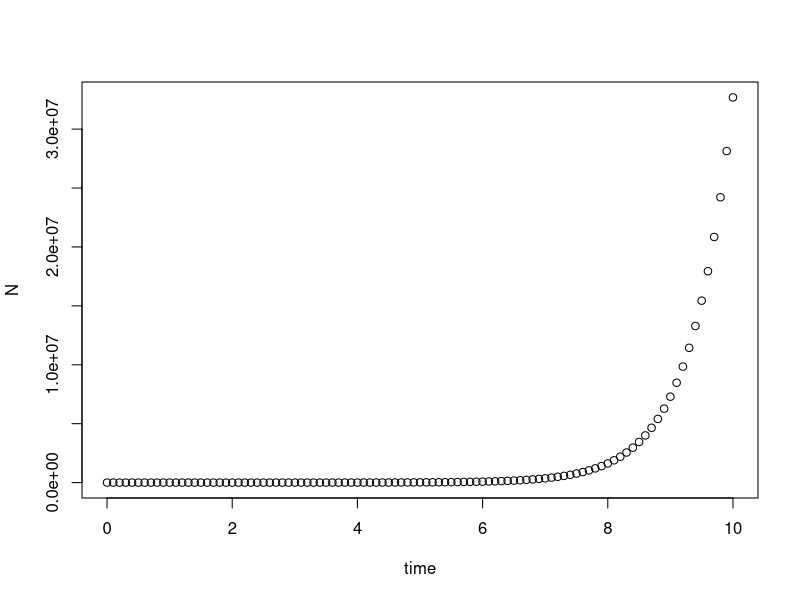
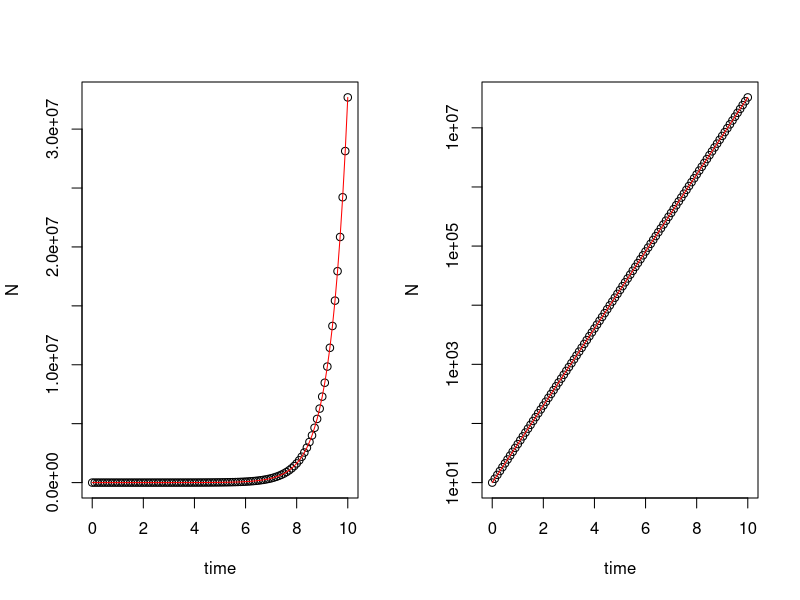
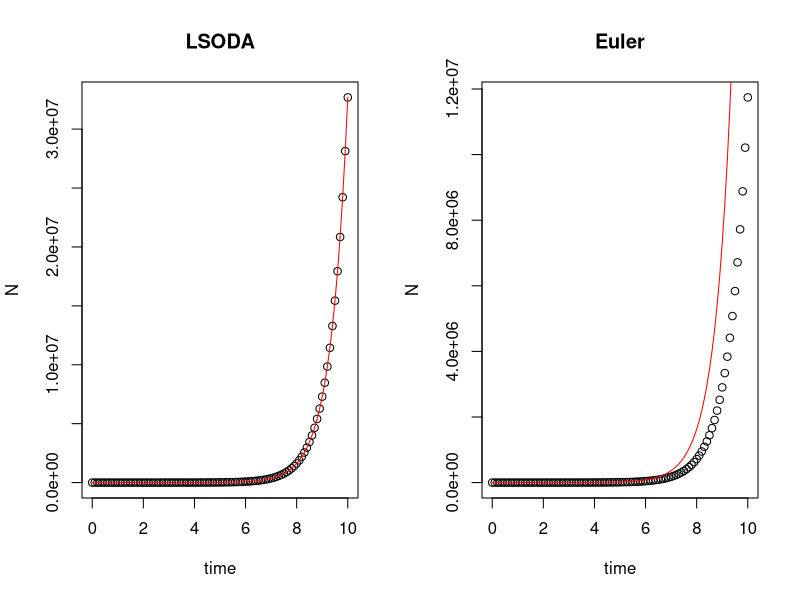
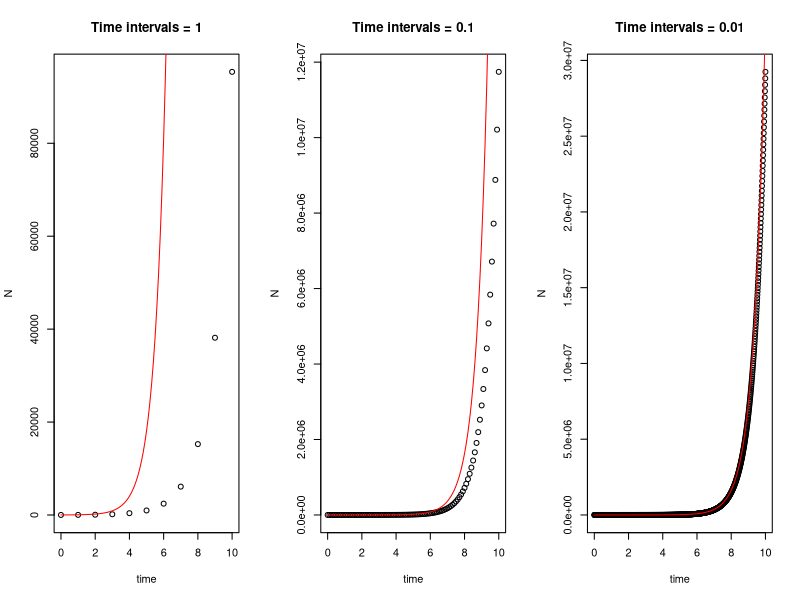
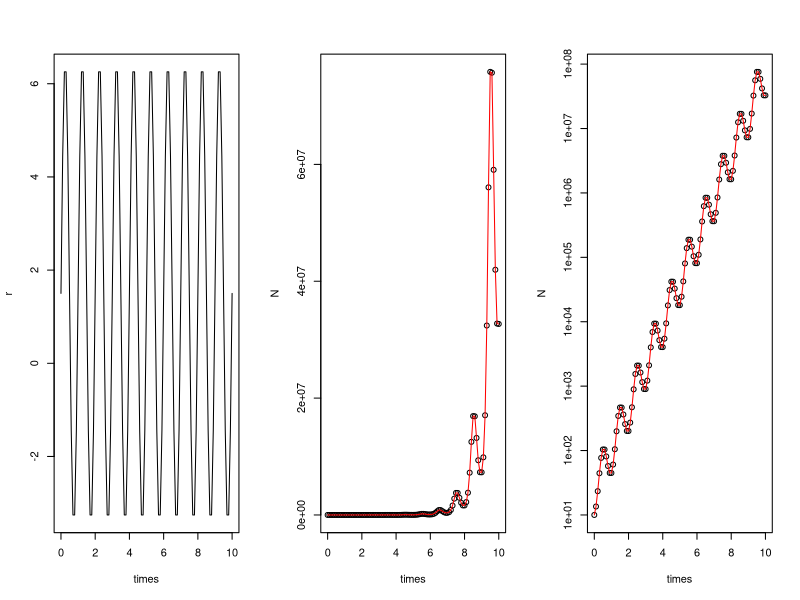
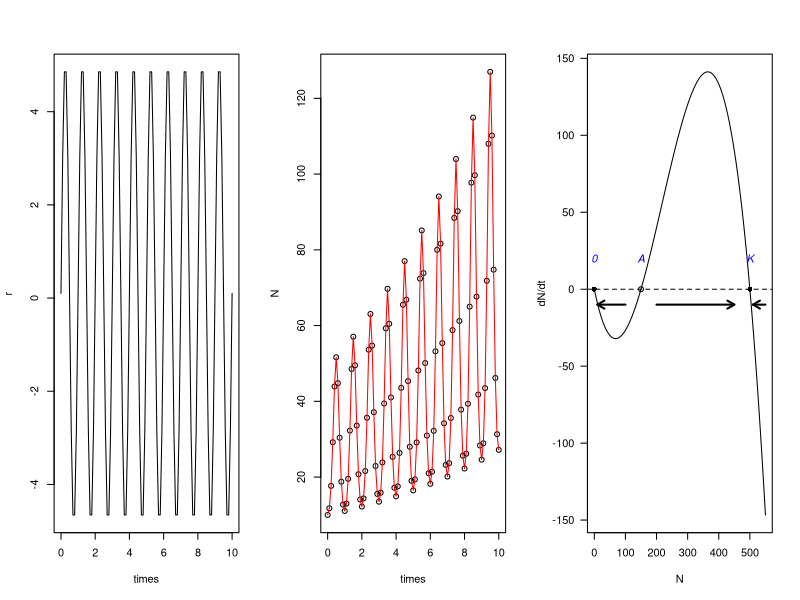
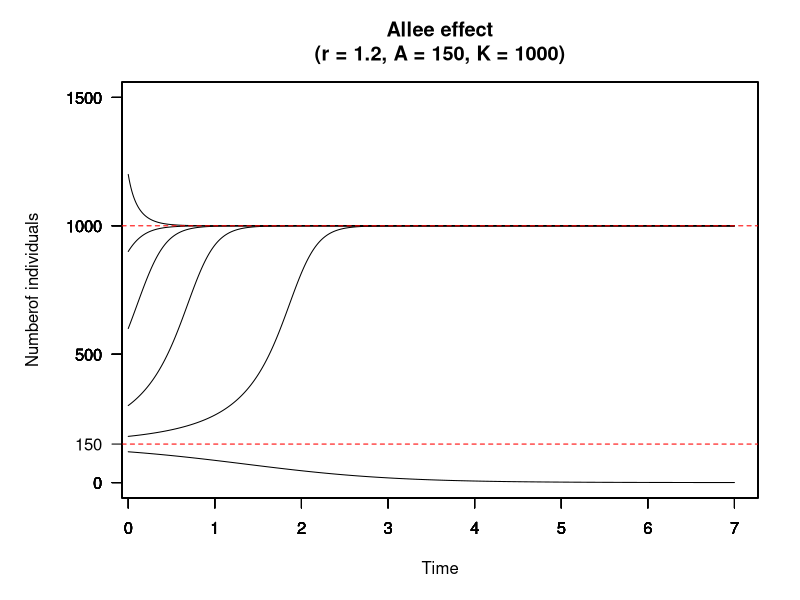
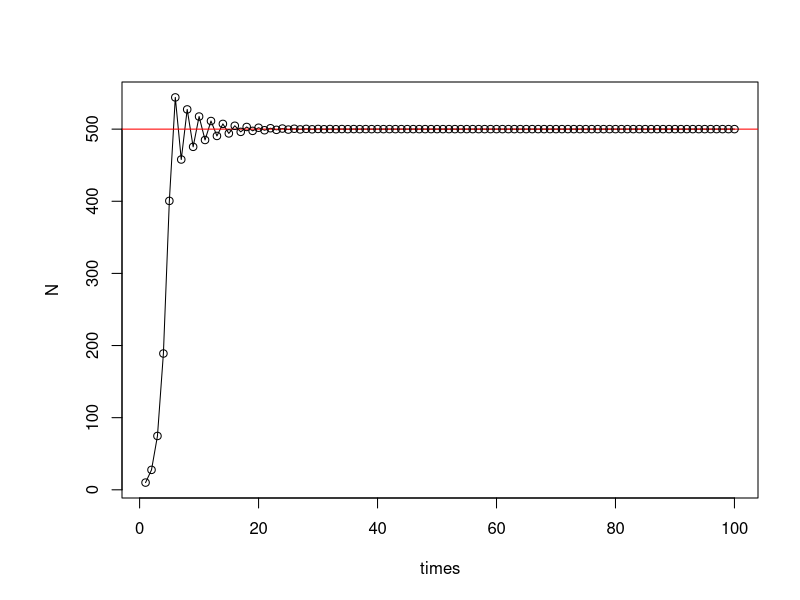

Write the R code that produced these figures, in order.
## ---- chunk 1
library(tidyverse)
library(knitr)
library(kableExtra)

syllabus <- tibble(
  Date = c("**Week 1** <span style='vertical-align:-30%'> </span>
           <br> 9/4",
           "**Week 2** <span style='vertical-align:-30%'> </span>
           <br> 9/11",
           "**Week 3** <span style='vertical-align:-30%'> </span>
           <br> 9/18",
           "**Week 4** <span style='vertical-align:-30%'> </span>
           <br> 9/25",
           "**Week 5** <span style='vertical-align:-30%'> </span>
           <br> 10/2",
           "**Week 6** <span style='vertical-align:-30%'> </span>
           <br> 10/9",
           "**Week 7** <span style='vertical-align:-30%'> </span>
           <br> 10/16",
           "**Week 8** <span style='vertical-align:-30%'> </span>
           <br> 10/23",
           "**Week 9** <span style='vertical-align:-30%'> </span>
           <br> 10/30",
           "**Week 10** <span style='vertical-align:-30%'> </span>
           <br> 11/6",
           "**Week 11** <span style='vertical-align:-30%'> </span>
           <br> 11/13",
           "**Week 12** <span style='vertical-align:-30%'> </span>
           <br> 11/20",
           "**Week 13** <span style='vertical-align:-30%'> </span>
           <br> 11/27",
           "**Week 14** <span style='vertical-align:-30%'> </span>
           <br> 12/4",
           "**Week 15** <span style='vertical-align:-30%'> </span>
           <br> 12/11",
           "**Week 16** <span style='vertical-align:-30%'> </span>
           <br> 12/18"),
  
  `Lecture topic` = c("Introduction: what is theoretical ecology?", #week1
                      "Exponential population growth", #week2
                      "Logistic population growth and stability analysis", #week3
                      "Discrete population growth and stability analysis", #week4
                      "Metapopulations and patch occupancy models", #week5
                      "Harvesting and bifurcation", #week6
                      "Age-structured population models", #week7
                      "Lotka-Volterra model of competition: graphical analysis", #week8
                      "**Midterm exam**", #week9
                      "Lotka-Volterra model of competition: invasion analysis and linear stability analysis", #week10
                      "Predator-prey interactions (I)", #week11
                      "Predator-prey interactions (II)", #week12
                      "Multispecies models of predation: apparent competition", #week13
                      "Mechanistic models for consumer-resource dynamics", #week14
                      "Research applcations: plant-soil feedback as an example", #week15
                      "**Final exam**"), #week16
    
  Lab = c(" \\- ", #week1
          'Solving exponential growth equation using "deSolve" & Visualization', #week2
          "Simulating logistic growth", #week3
          "Logistic map and Ricker diagram", #week4
          "Metapopulations and patch occupancy models", #week5
          "Bifurcation diagram", #week6
          "Age-structured population model", #week7
          "Simulating competitive dynamics and invasion growth", #week8
          " \\-", #week9
          "Visualization of dynamics with complex eigenvalues", #week10
          "Lotka-Volterra model of predator-prey interactions and time-scale separation", #week11
          "Rosenzweig-MacArthur predator-prey model", #week12
          "Consumer-resource dynamics", #week13
          "Parameter space for apparent competition model", #week14
          " \\- ", #week15
          " \\- "), #week16
    
    
  Readings = c("[**Grainger et al., 2021**](https://doi.org/10.1086/717206)",
               "Gotelli [Ch.1], Case[Ch.1]", #week2
               " \\- ", #week3
               "Gotelli [Ch.2], Case[Ch.5], Otto & Day[Ch.5],
               [**May., 1976**](https://doi.org/10.1038/261459a0)", #week4
               "Gotelli [Ch.4], Case[Ch.16]", #week5
               "Pastor [Ch. 7], Strogatz [Ch. 3]", #week6
               "Gotelli [Ch.3], Case[Ch.3]", #week7
               "Gotelli [Ch.5], Case[Ch.14], 
               [**Broekman et al., 2019**]( https://doi.org/10.1111/ele.13349)", #week8
               " \\- ", #week9
               "Otto & Day [Ch.8],
               [**May., 1972**](https://www.nature.com/articles/238413a0)", #week10
               "Gotelli [Ch.6], Case[Ch.12, 13]", #week11
               "Gotelli [Ch.6], Case[Ch.12, 13]", #week12
               "[**Tilman., 1980**](https://doi.org/10.1086/283633),
               [**Armstrong & McGehee., 1980**](https://doi.org/10.1086/283553)", #week13
               "[**Holt., 1977**](https://doi.org/10.1016/0040-5809(77)90042-9)", #week14
               " \\- ",
               " \\- ")  
  
)

kbl(syllabus, align = "cccl", escape = F) %>%  
  kable_paper(full_width = T, 
              html_font = "Arial",
              font_size = 17) %>%
  kable_styling(bootstrap_options = c("bordered")) %>%
  row_spec(0, bold = T, color = "black", font_size = 20) %>%
  column_spec(1, width = "10em", border_right = T) %>%
  column_spec(2, width = "17em") %>%
  column_spec(3, width = "17em") %>%
  column_spec(4, width = "13em")

## ---- chunk 2
knitr::opts_chunk$set(message = F, 
                      error = F, 
                      warning = F)

## ---- chunk 3
###### part 1 ######
# install.packages("deSolve")
library(deSolve)

### (1) Model specification
exponential_model <- function(times, state, parms) {
  with(as.list(c(state, parms)), {
    dN_dt = r*N  # Exponential growth equation
    return(list(c(dN_dt)))  # Return the results
  })
}
## ---- chunk 4
### (2) Model application
times <- seq(0, 10, by = 0.1)  # Time steps to integrate over
state <- c(N = 10)  # Initial population size
parms <- c(r = 1.5)  # Intrinsic growth rate
## ---- chunk 5
# Run the ode solver
pop_size <- ode(func = exponential_model, times = times, y = state, parms = parms)

# Take a look at the results
head(pop_size)
## ---- chunk 6
plot(N ~ time, data = pop_size)
## ---- chunk 7
par(mfrow = c(1,2))
plot(N ~ time, data = pop_size) # Plot simulation data
curve(state[1]*exp(parms[1]*x), col = "red", add = T) # Adding analytic solution
plot(N ~ time, data = pop_size, log = "y") # Plot logged simulation data
curve(state[1]*exp(parms[1]*x), col = "red", add = T) # Adding analytic solution
## ---- chunk 8

###### part 2 ######
# Original setting
times <- seq(0, 10, by = 0.1)  # Time steps to integrate over
state <- c(N = 10)  # Initial population size
parms <- c(r = 1.5)  # Intrinsic growth rate
# Default: LSODA
pop_size <- ode(func = exponential_model, times = times, y = state, parms = parms)

# Euler's method
pop_size_1 <- ode(func = exponential_model, times = times, y = state, parms = parms, method = "euler")

# Compare different method
par(mfrow = c(1,2))
plot(N ~ time, data = pop_size, main = "LSODA")
curve(state[1]*exp(parms[1]*x), times[1], times[length(times)], col = "red", add = T) # correct curve
plot(N ~ time, data = pop_size_1, main = "Euler")
curve(state[1]*exp(parms[1]*x), times[1], times[length(times)], col = "red", add = T) # correct curve

# Different time intervals
times_1 <- seq(0, 10, by = 1)  # time steps to integrate over
times_2 <- seq(0, 10, by = 0.1)  # time steps to integrate over
times_3 <- seq(0, 10, by = 0.01)  # time steps to integrate over

# Euler's method
pop_size_1 <- ode(func = exponential_model, times = times_1, y = state, parms = parms, method = "euler")
pop_size_2 <- ode(func = exponential_model, times = times_2, y = state, parms = parms, method = "euler")
pop_size_3 <- ode(func = exponential_model, times = times_3, y = state, parms = parms, method = "euler")

# Compare different time intervals
par(mfrow = c(1,3))
plot(N ~ time, data = pop_size_1, main = "Time intervals = 1")
curve(state[1]*exp(parms[1]*x), col = "red", add = T) # correct curve
plot(N ~ time, data = pop_size_2, main = "Time intervals = 0.1")
curve(state[1]*exp(parms[1]*x), col = "red", add = T) # correct curve
plot(N ~ time, data = pop_size_3, main = "Time intervals = 0.01")
curve(state[1]*exp(parms[1]*x), col = "red", add = T) # correct curve
## ---- chunk 9
###### part 3 ######
### Model specification
exponential_model_fluc <- function(times, state, parms) {
  with(as.list(c(state, parms)), {
    dN_dt = (r_bar + sigma*sin(omega*times))*N  # exponential growth equation
    return(list(c(dN_dt)))  # return the results
  })
}
## ---- chunk 10
### Parameters
times <- seq(0, 10, by = 0.1)  # time steps to integrate over
state <- c(N = 10)  # initial population size
parms <- c(r_bar = 1.5, sigma = 5, omega = 2*pi)  # intrinsic growth rate
## ---- chunk 11
### Fluctuating growth rate
r = parms[1] + parms[2]*sin(parms[3]*times)
plot(r ~ times, type = "l")
## ---- chunk 12
### Solving model
pop_size <- ode(func = exponential_model_fluc, times = times, y = state, parms = parms)

### Plotting
plot(N ~ times, data = pop_size)
curve(state[1]*exp(parms[1]*x - parms[2]/parms[3]*(cos(parms[3]*x) - 1)), add = T, col = "red") # correct curve
plot(N ~ times, data = pop_size, log = "y")
curve(state[1]*exp(parms[1]*x - parms[2]/parms[3]*(cos(parms[3]*x) - 1)), add = T, col = "red") # correct curve
## ---- chunk 13
### Parameters
times <- seq(0, 10, by = 0.1)  # time steps to integrate over
state <- c(N = 10)  # initial population size
parms <- c(r_bar = 0.1, sigma = 5, omega = 2*pi)  # intrinsic growth rate

### Fluctuating growth rate
r = parms[1] + parms[2]*sin(parms[3]*times)
plot(r ~ times, type = "l")

### Solving model
pop_size <- ode(func = exponential_model_fluc, times = times, y = state, parms = parms)

### Plotting
plot(N ~ times, data = pop_size)
curve(state[1]*exp(parms[1]*x - parms[2]/parms[3]*(cos(parms[3]*x) - 1)), add = T, col = "red") # correct curve
## ---- chunk 14
knitr::include_app("https://genchanghsu0115.shinyapps.io/Logistic_mod_shinyapp/", height = "500px")
## ---- chunk 15
r = 1
A = 150
K = 500
curve(r*x*(1-x/K)*(x/A-1), from = 0, to = 550, xlim = c(0, 550),
      xlab = "N", ylab = "dN/dt", las = 1)
abline(h = 0, lty = 2)
points(y = rep(0, 3), x = c(0, A, K), pch = c(16, 1, 16))
text(x = c(0, A, K), y = rep(20, 3), labels = c("0", "A", "K"), font = 3, col = "blue")
arrows(x0 = c(100, 200, 550), y0 = -10, x1 = c(10, 450, 510), y1 = -10, length = 0.08, lwd = 2)
## ---- chunk 16
library(deSolve)
Allee <- function(t, state, pars) {
  with(as.list(c(state, pars)), {
    dN_dt = r*N*(1-N/K)*(N/A-1)
    return(list(c(dN_dt)))
    })
}
t <- seq(0, 7, by = 0.01)

state <- c(120,180, 300, 600, 900, 1200)
names(state) <- rep("N", time = length(state))
pars <- c(r = 1.2, A = 150, K = 1000)
par(mar = c(5, 4+2, 4,2) + 0.1)

for(i in 1:length(state)){
  #runthe ode solver
  pop_size <- ode(func = Allee, t = t, y = state[i], par = pars)
  plot(pop_size,ann = F, las =T, ylim = c(0, 1500), xlim = c(0.2,7))
  par(new = TRUE)
}
abline(h = 1000, col = "red", lty = 2)
abline(h = 150, col = "red", lty = 2)
axis(side = 2, at = 150, las = T)
title(main = paste0("Allee effect\n(r = ",pars["r"],
                  ", A = ",pars["A"],
                  ", K = ",pars["K"], ")"),
      xlab = "Time")
title(ylab = "Numberof individuals", line = 4)
## ---- chunk 17
### (1) Define the discrete logistic growth equation
log_fun <- function(r, N, K){N + r*N*(1-N/K)}
## ---- chunk 18
### (2) Set the parameters
r <- 1.8
K <- 500
N0 <- 10
time <- 100

Parms <- c(r = r, K = K)

### (3) Use for loop to iterate over the time sequence
pop_size <- data.frame(times = 1:time)
pop_size$N[1] <- N0

for(i in 2:time){
  pop_size$N[i] <- log_fun(r = r, N = pop_size$N[i - 1], K = K)
}

### (4) Population trajectory
plot(N ~ times, data = pop_size, type = "l")
abline(h = K, col = "red")
points(N ~ times, data = pop_size)
## ---- chunk 19
###### Part 2: Generic cobweb
### (1) define function
ReturnMap <- function(Func, x0, times, xmax, curve_n = 1000, parms){
  
  # get time series iteration
  x <- rep(x0, times)
  for(i in 2:times){
    x[i] <- Func(x[i-1], parms)
  }
  
  # get fine grid for function curve
  x.grid <- seq(0, xmax, length.out = curve_n)
  y.grid <- Func(x.grid, parms)
  ymax <- max(y.grid, xmax)
  
  # create canvas
  plot(NA, xlim = c(0, xmax), ylim = c(0, ymax), xaxs = "i", yaxs = "i", bty = "l", 
       xlab = expression(N[t]), ylab = expression(N[t+1]))
  abline(a = 0, b = 1, lty = 2, col = "grey50")          
  lines(x.grid, y.grid, col = "steelblue", lwd = 2)      
  
  # cobweb (horizontal to diagonal, vertical up to function)
  segments(x0 = x[1], y0 = 0,   x1 = x[1],   y1 = x[2], col = "firebrick")
  for(i in 2:(times-1)){
    segments(x0 = x[i-1], y0 = x[i],   
             x1 = x[i],   y1 = x[i], col = "firebrick")
    segments(x0 = x[i],   y0 = x[i], 
             x1 = x[i],   y1 = x[i+1], col = "firebrick")
  }
  
}

### (2) Set up different discrete model function with outside parameters

#### Discrete logistic function with outside parameters
Logistic <- function(N, parms){
  with(as.list(parms), {
    return(N + r*N*(1-N/K))
  })
}
Parms <- c(r = r, K = K)

#### Ricker function with outside parameters
Ricker <- function(N, parms){
  with(as.list(parms), {
    return(N * exp(r*(1-N/K)))
  })
}
Parms <- c(r = r, K = K)

#### Beverton-Holt function with outside parameters
Beverton <- function(N, parms){
  with(as.list(parms), {
    return(lambda * N / (1 + alpha * N))
  })
}
Parms <- c(lambda = 1.2, alpha = 0.2)


### (3) Use the ReturnMap function

ReturnMap(Func = Logistic,
          x0 = 10, 
          times = 150,
          xmax = 310,
          curve_n = 1000, 
          parms = Parms)
## ---- chunk 20
knitr::include_app("https://genchanghsu0115.shinyapps.io/Discrete_logistic_mod_shinyapp/", height = "750px")
## ---- chunk 21
##### Part 3: Logistic map and bifurcation

### (1) Define the function
RickerPlot <- function(Func, variable, var_vec, x0, times, x_print = 200, parms){
  
  # prepare saving space 
  data_plot <- data.frame(var = rep(var_vec, each = x_print), x = 0)
  
  # change bifurcation parameter
  for (k in 1:length(var_vec)){
    parms[variable] <- var_vec[k]
    x <- rep(x0, times)
    
    # get time series with new bifurcation parameter
    for(i in 2:times){
      x[i] <- Func(x[i-1], parms)
    }
    
    # save the data
    data_plot$x[(1 + (k - 1)*x_print):(k*x_print)] <- x[(times - x_print + 1):times]
  }
  
  # plot 
  plot(x ~ var, data = data_plot, cex = 0.05, pch = 20, 
       xlab = variable, ylab = "Population size")
  
}

#### Discrete logistic function with outside parameters
Logistic <- function(N, parms){
  with(as.list(parms), {
    return(N + r*N*(1-N/K))
  })
}

### (2) Parameter setting

Parms <- c(r = r, K = K)
r_seq <- seq(from = 1.8, to = 3, by = 0.001)

### (3) Use generic ricker plot function
RickerPlot(Func = Logistic, 
           variable = "r", 
           var_vec = r_seq, 
           x0 = 10, 
           times = 500, 
           x_print = 100, 
           parms = Parms)
